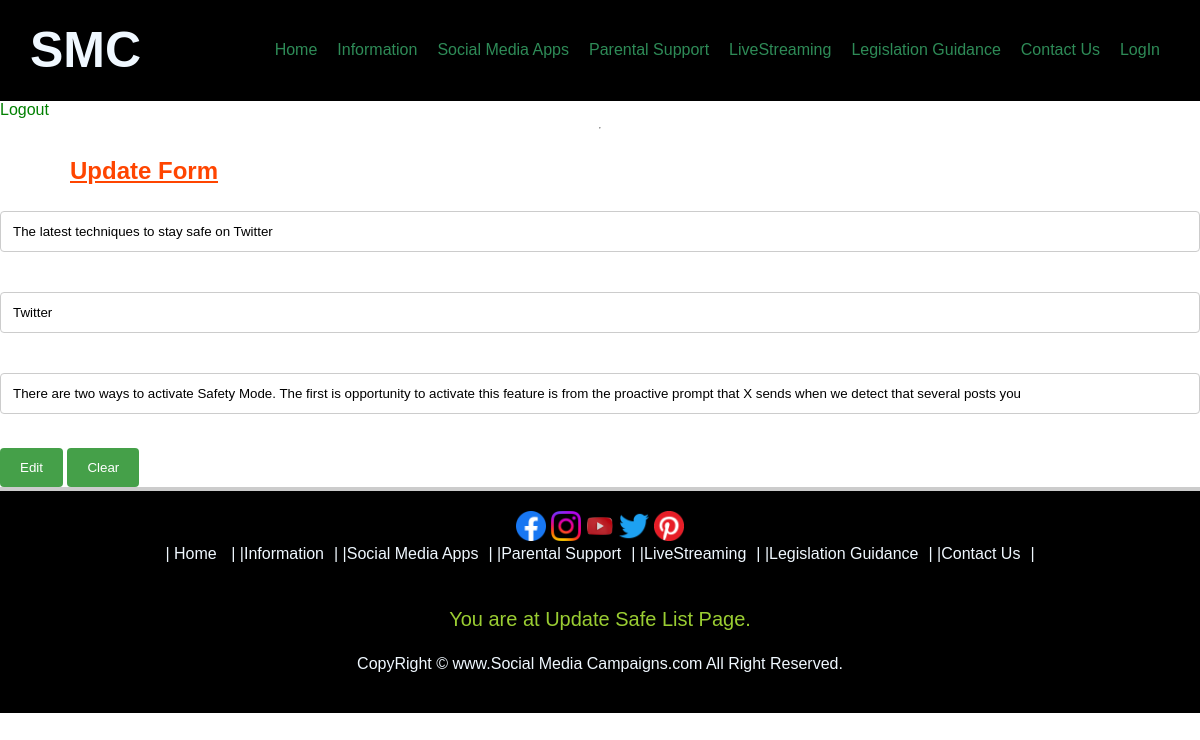
The app's page /program/Safe_Update_Form.php?id=16 (signed in) with its own data.
### tables this page shows
CREATE TABLE `social` (
  `id` int(11) NOT NULL,
  `Header` varchar(100) DEFAULT NULL,
  `Name` varchar(100) DEFAULT NULL,
  `Facts` text DEFAULT NULL,
  `role` varchar(50) DEFAULT NULL,
  `remark` text DEFAULT NULL
);

### program/Safe_Update_Form.php (the view, shortened to what this page needs)
<!DOCTYPE html>
<html lang="en">
<head>
    <link rel="stylesheet" type="text/css" href="../CSS/style1.css?<?php echo time(); ?>">
</head>
<body>
      <header>
        <h1 style="font-size:50px;">SMC</h1>
                   <ul>
                    <li><a href="Home.php">Home</a></li>
                    <li><a href="Information.php">Information</a></li>
                    <li><a href="Social_Media_Apps.php">Social Media Apps</a></li>
                    <li><a href="Parental_Support.php">Parental Support</a></li>
                    <li><a href="LiveStreaming.php">LiveStreaming</a></li>
                    <li><a href="Legislation_Guidance.php">Legislation Guidance</a></li>
                    <li><a href="ContactUs.php">Contact Us</a></li>
                    <li><a href="login_form.php">LogIn</a></li>
                     </ul>
            </header>
	<?php
	if(isset($_SESSION['admin'])){
		echo "<a href='logout.php'>Logout</a><hr>";
			include("dbconnection.php");
			$id=$_GET['id'];
			$sql = "select * from Social where id=$id";
			$result = mysqli_query($connection,$sql);
			$record = mysqli_fetch_assoc($result);
	?>
	<h2 class="underline">Update Form</h2>
	<form action="UpdateSafe.php" method="post" enctype="multipart/form-data">
		<input type="text" name="Header" placeholder="Header"
		       value='<?php echo $record['Header']; ?>'>
		<br><br>
		<input type="text" name="Name" placeholder="Name"
		      value='<?php echo $record['Name']; ?>'>
		<br><br>
		<input type="text" name="Facts" placeholder="Facts"
		       value='<?php echo $record['Facts']; ?>'>
		<br><br>
		<input type="submit" name="submit" value="Edit">
		<input type="reset" name="clear" value="Clear">
	</form>
	<?php
		}
		else echo "Restricted Page! Administrator only!<br>";
	?>
	<footer>
       <div id="fleft">
            <a href="hhtps://www.facebook.com/"><img src="../images/facebook.png" width="30" height="30" alt=""></a>
            <a href="hhtps://www.instgram.com/"><img src="../images/instagram.png" width="30" height="30" alt=""></a>
            <a href="hhtps://www.youtube.com/"><img src="../images/youtube.png" width="30" height="30" alt=""></a>
            <a href="hhtps://www.twitter.com/"><img src="../images/twitter.png" width="30" height="30" alt=""></a>
            <a href="hhtps://www.pinterest.com/"><img src="../images/pinterest.png" width="30" height="30" alt=""></a>
        </div>
        <div id="fright">
            | <a href="Home.php">Home</a> |
            |<a href="Information.php">Information</a>|
            |<a href="Social_Media_Apps.php">Social Media Apps</a>|
            |<a href="Parental_Support.php">Parental Support</a>|
            |<a href="LiveStreaming.php">LiveStreaming</a>|
            |<a href="Legislation_Guidance.php">Legislation Guidance</a>|
            |<a href="ContactUs.php">Contact Us</a>|
        </div>
        <div class="fbottom">
            <p>You are at Update Safe List Page.</p>
            CopyRight &copy; www.Social Media Campaigns.com All Right Reserved.
        </div>
    </footer>
</body>
</html>

### css/style1.css (style rules this page uses)
body { font-family: sans-serif; min-height: 10vh; background-color: white; background-size: cover; background-repeat: no-repeat; background-position: center 100px; margin: 0; padding: 0; display: flex; flex-direction: column; cursor: url(../images/cursor.png) , auto; }
header { display:flex; align-items: center; background-color: black; height: 100px; padding-left: 20px; border-bottom: 1px solid black; }
h1 { color:aliceblue; font-size: 30px; margin-left: 10px; font-family: 'Lucida Sans', 'Lucida Sans Regular', 'Lucida Grande', 'Lucida Sans Unicode', Geneva, Verdana, sans-serif; }
ul { list-style: none; display: flex; align-items: center; margin-left: auto; }
ul li { margin-right: 20px; }
ul li a { text-decoration: none; color:seagreen; font-size: 16px; }
a { text-decoration: none; color: green; }
.underline { text-decoration: underline; padding: 0 70px; color: orangered; }
div p { font-family: Arial, sans-serif; font-size: 18px; line-height: 1.6; color: #333; margin: 20px 0; padding: 0 100px; }
footer { width: 100%; background-color: black; text-align: center; padding: 20px 0; color: aliceblue; border-top: 4px solid #ccc; bottom: -20px; }
#fleft { float: none; text-align: center; }
#fright { float: none; text-align: center; }
#fright a { color:aliceblue; margin-right: 10px; text-decoration: none; }
.fbottom { padding: 20px; text-align: center; }
.fbottom p { font-size: 20px; color: yellowgreen; }
input[type=text], input[type=email], input[type=password], input[type=number], select, textarea { width: 100%; padding: 12px; border: 1px solid #ccc; border-radius: 4px; box-sizing: border-box; margin-top: 6px; margin-bottom: 16px; resize: vertical; }
input[type=submit], input[type=reset], input[type=button] { background-color: #45a049; color: white; padding: 12px 20px; border: none; border-radius: 4px; cursor: pointer; }
footer { width: 100%; }
footer #fleft, footer #fright { float: none; text-align: center; bottom: 40px; }
footer #fright { bottom: 30px; }

### records on screen
social: Header "The latest techniques to stay safe on Twitter", Name "Twitter", Facts "There are two ways to activate Safety Mode. The first is opportunity to activate this feature is from the proactive prompt that X sends when we detect that several posts you"
